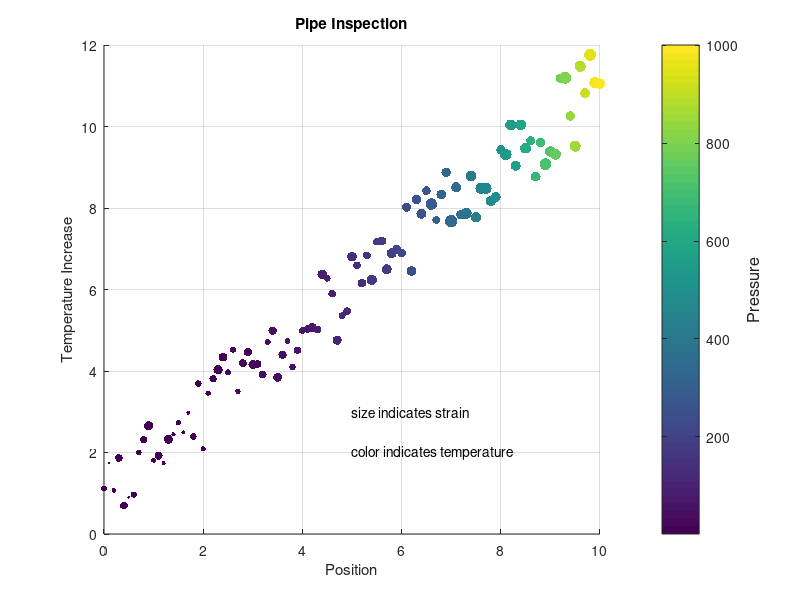

Write the MATLAB code that produced this figure.
clc, clearvars, close all

% Variables
x = 0:0.1:10; %position
y = x + 2*rand(1, length(x)); %temperature increase
size = 20*abs(randn(1, length(x))) + 5*x; %strain mmeasurement
color = ones(1, floor(length(x/2))) + x.^3; %pressure measurement

% Scatter plot
scatter(x,y,size,color,'filled'), grid on
xlabel('Position'), ylabel('Temperature Increase')
title('Pipe Inspection')
text(5,3,'size indicates strain')
text(5,2,'color indicates temperature')
bar = colorbar();
ylabel(bar,'Pressure','FontSize', 12)